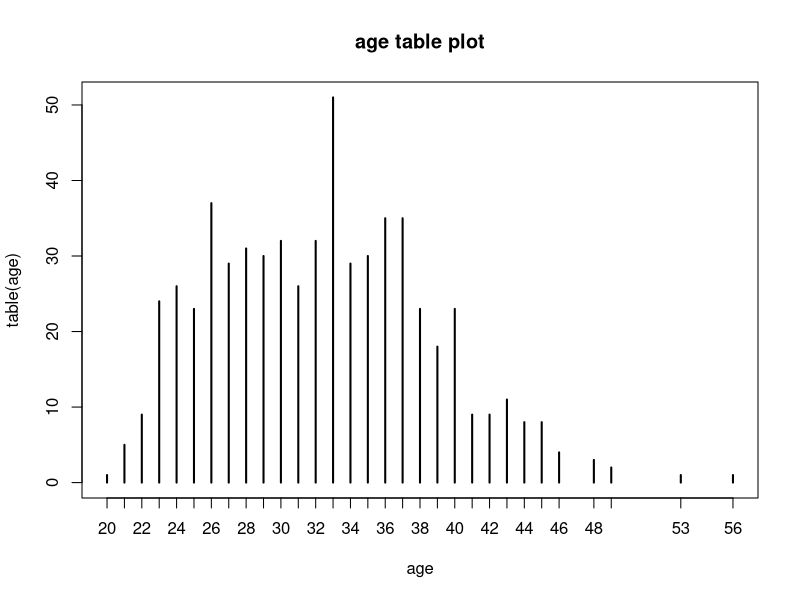
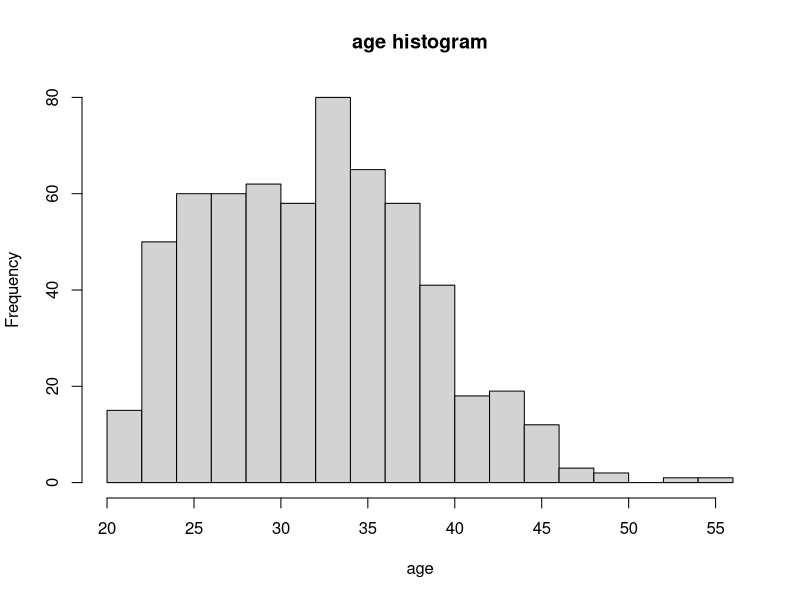
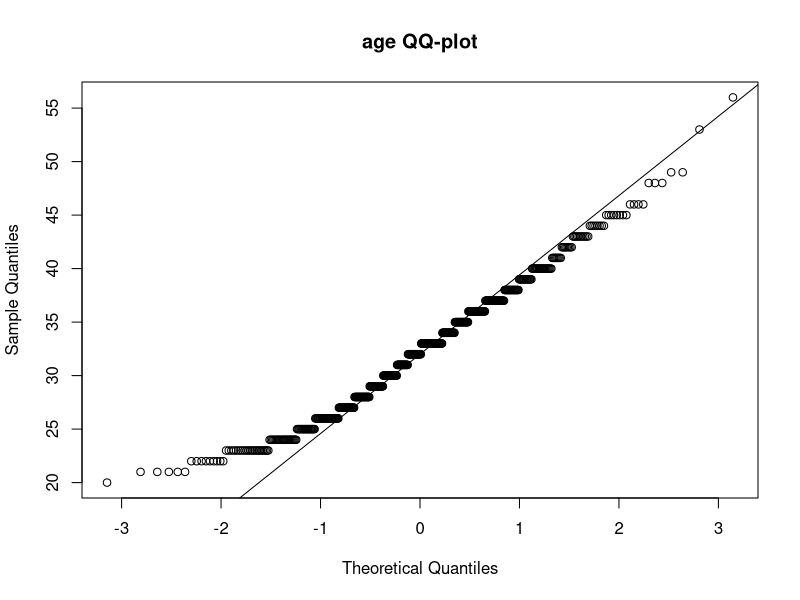
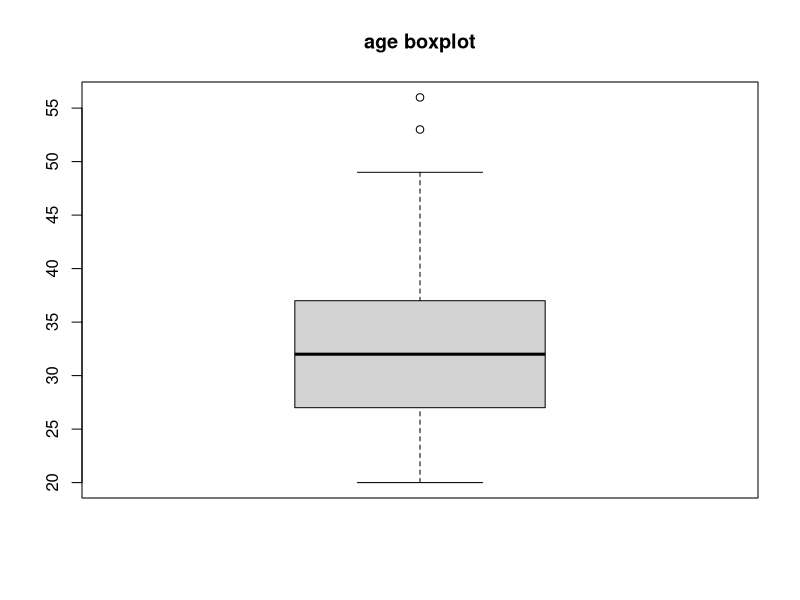
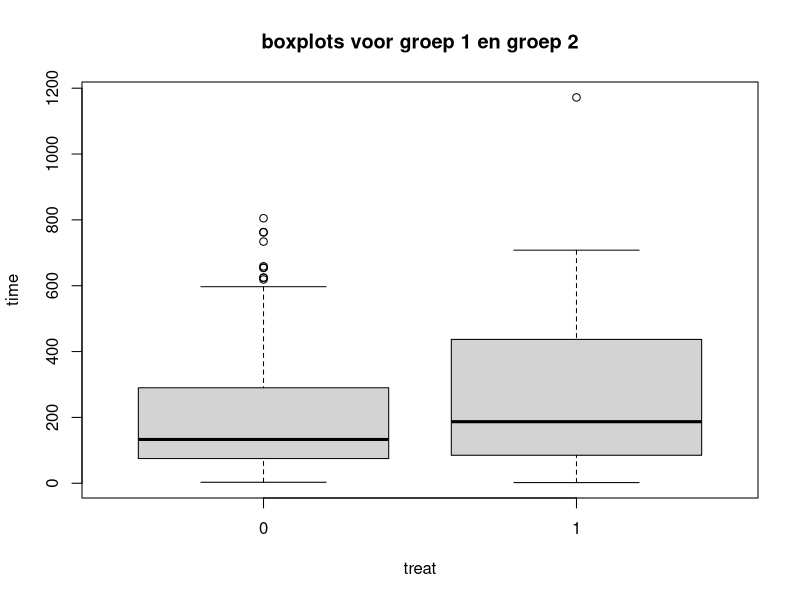
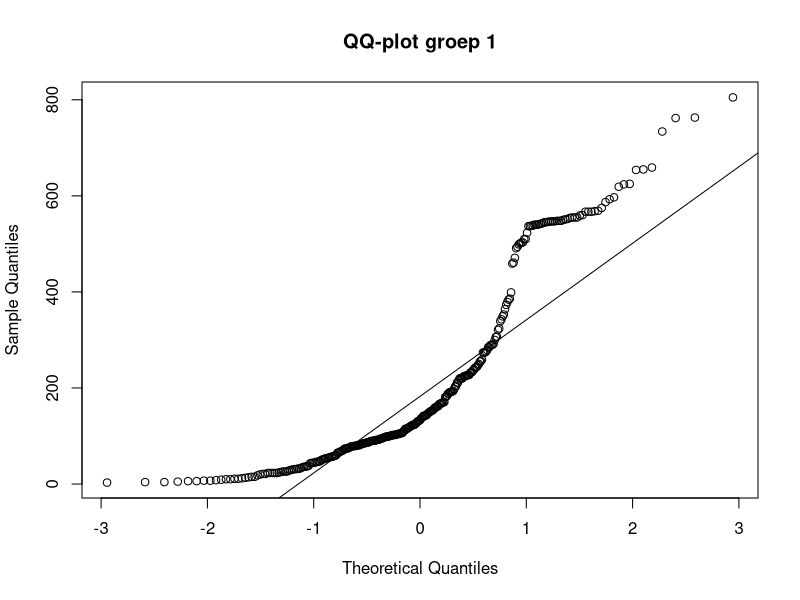
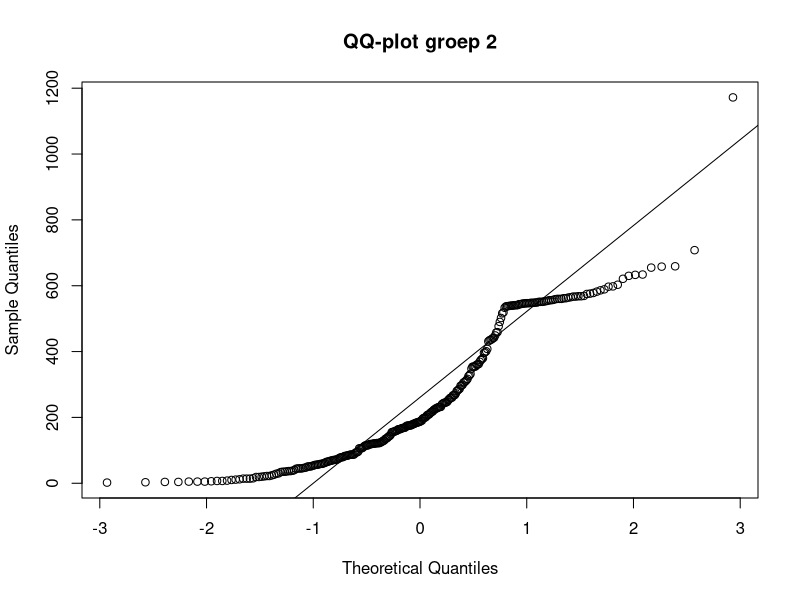
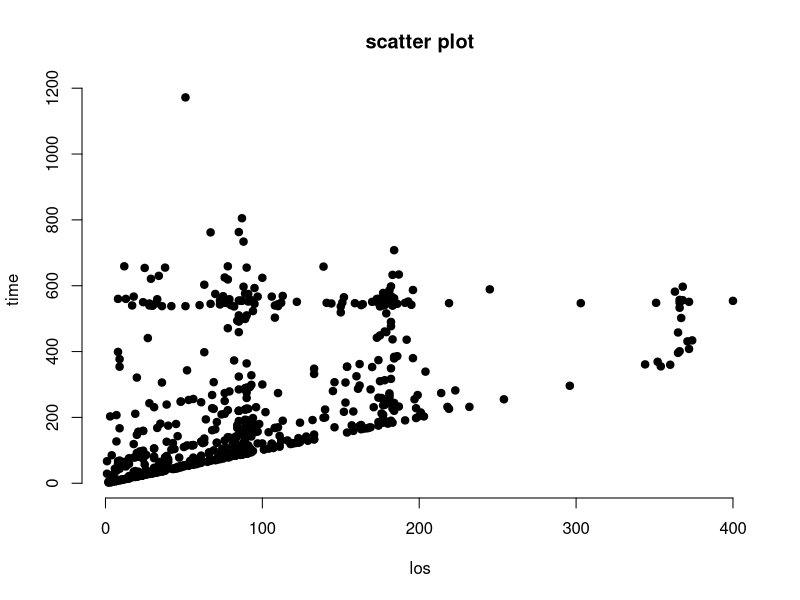

These figures' R source, in order:
#naam: Mohamed Darkaoui
#rolnummer: s0185350

data = read.csv(file="drugs_2021.csv", header=TRUE, sep=";")

i = 3
j = 5
k = 0

data = data[-c(k+1, j+1, i+1, j*k+1, i*j+1, i*k+1, i*j*k+1, i+j+k+1),]


###################################################
# vraag 1: verdeling en normaliteit va variabele age

age =  data$age


mean_age <- mean(age,na.rm = TRUE)
median_age <- median(age, na.rm = TRUE)
matrix_age <- t(age)
n_age <- NROW(!is.na(age))

sprintf("mean age: %s", mean_age)
sprintf("median age: %s", median_age)
sprintf("age sample size: %s", n_age)


png(file = "age/age_table.png")
plot(table(age), main="age table plot") 

png(file = "age/age_hist.png")
hist(age,breaks=16, main="age histogram")

#normaliteit
png("age/age_qq.png")
qqnorm(age, main="age QQ-plot")
qqline(age)


png("age/age_boxplot.png")
boxplot(age, main="age boxplot")

# testen of data normaal verdeeld is 
shapiro.test(age) #Shapiro-Wilk normality test
### data is niet normaal verdeeld


# transofmatie pogingen
shapiro.test(log(age))
shapiro.test(age^2)
shapiro.test(age^(-1))
shapiro.test(sqrt(age))
shapiro.test(age^(1/3))
shapiro.test(age^(1/4))



###################################################
# vraag 2
# print(data)



test <- wilcox.test(data$time ~ data$treat, alternative = "greater")
test


# subsets
long_treatment_data<-data[data$treat=='1',]
short_treatment_data<-data[data$treat=='0',]

time = data$time
treat = data$treat

time0 = short_treatment_data$time
time1 = long_treatment_data$time

png("oef2/boxplot.png")
boxplot(time ~ treat, main="boxplots voor groep 1 en groep 2")

png("oef2/qqplot_groep1.png")
qqnorm(time0, main="QQ-plot groep 1")
qqline(time0)

png("oef2/qqplot_groep2.png")
qqnorm(time1, main="QQ-plot groep 2")
qqline(time1)

# # gemiddelde
# X0 = mean(short_treatment_data$time)
# X1 = mean(long_treatment_data$time)

# # variantie
# S0 = sqrt(var(short_treatment_data$time))
# S1 = sqrt(var(long_treatment_data$time))

# # steekproefgrootte
# N0 = nrow(short_treatment_data)
# N1 = nrow(long_treatment_data)

# df0 = N0-1
# df1 = N1-1

# print(paste0("X0: ", X0))
# print(paste0("X1: ", X1))
# print(paste0("S0: ", S0))
# print(paste0("S1: ", S1))




# # F-test voor varianties
# var.test(time  ~ treat)

# # AG voor varianties
# qf(c(0.025,0.975),df0,df1)




# data$treat <- as.character(data$treat)
# # t-test: H1: µ0 - µ1 < 0
# t.test(data$time ~ data$treat,mu=0, alternative = "less", var.equal = TRUE)

# # AG voor test H1: µ1 > µ0
# qt(1-0.025, 604)

###################################################
# vraag 3

hercoc = data$hercoc

table (treat, hercoc)
Xsq <- chisq.test(treat,hercoc)
Xsq$expected
Xsq


###################################################
# vraag4
png("oef4.png")
los <- data$los
time <- data$time

# Plot with main and axis titles
# Change point shape (pch = 19) and remove frame.
plot(los, time, main = "scatter plot",
     xlab = "los", ylab = "time",
     pch = 19, frame = FALSE)
# Add regression line
plot(los, time, main = "regression line",
     xlab = "los", ylab = "time",
     pch = 19, frame = FALSE)
abline(lm(time ~ los, data = mtcars), col = "blue")

cor.test(los, time, method="pearson")
